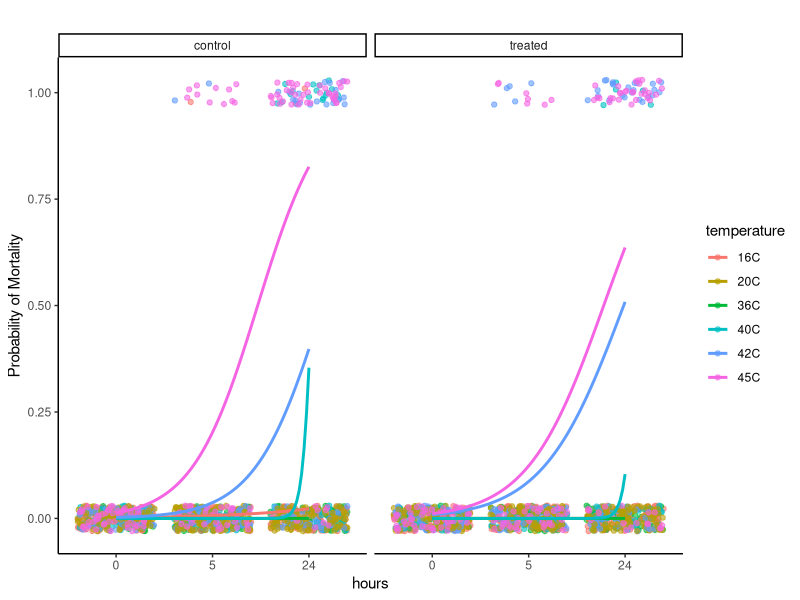
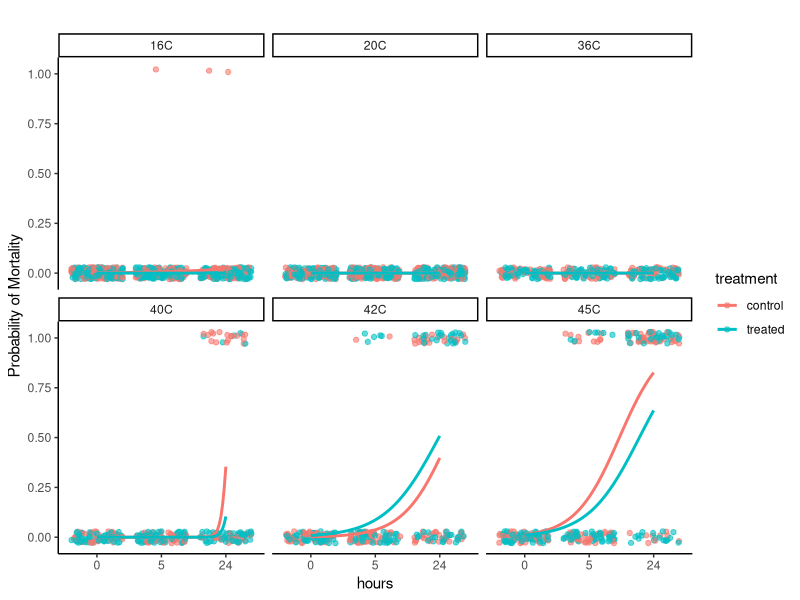
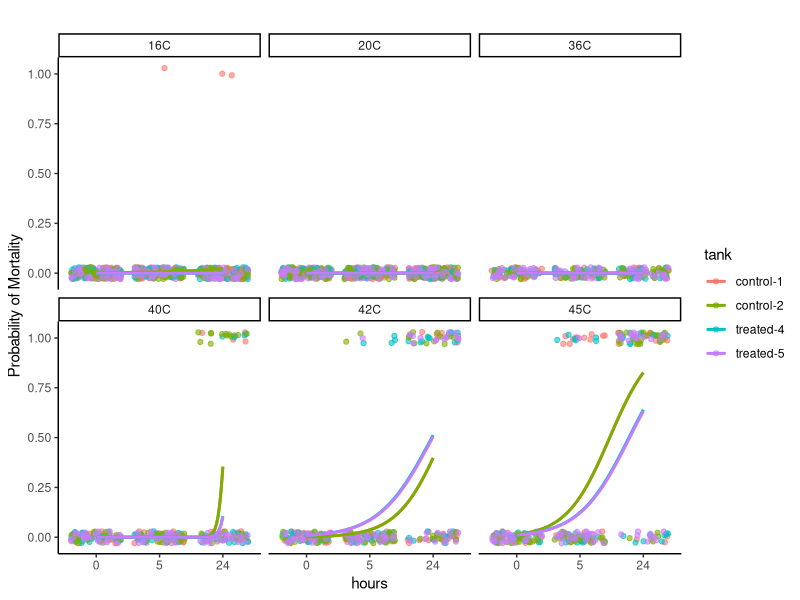
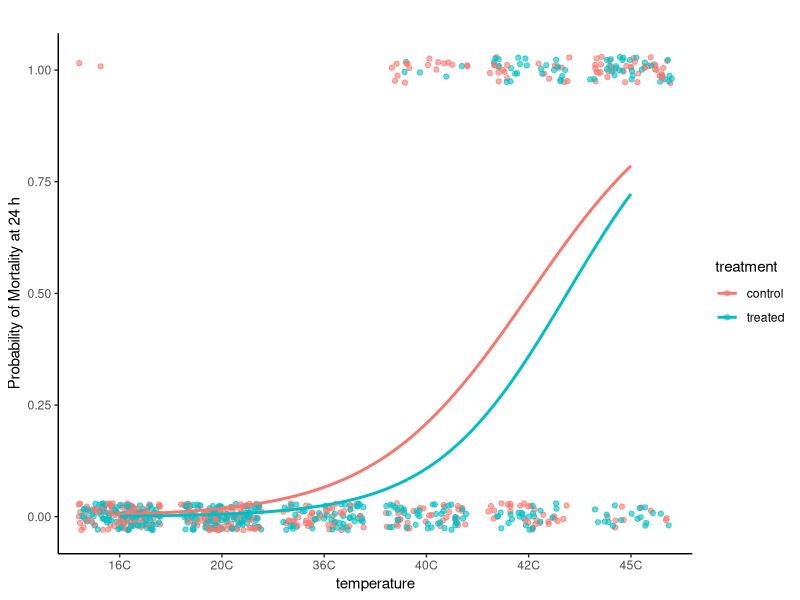
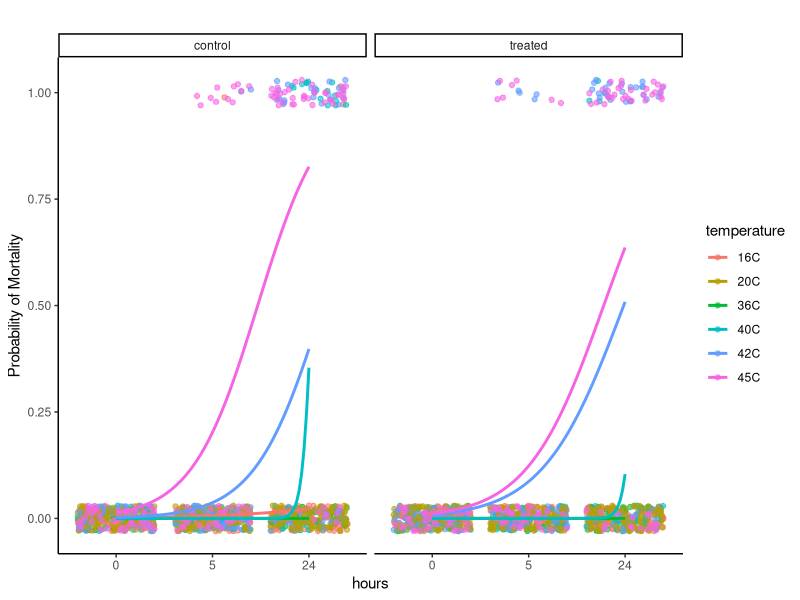
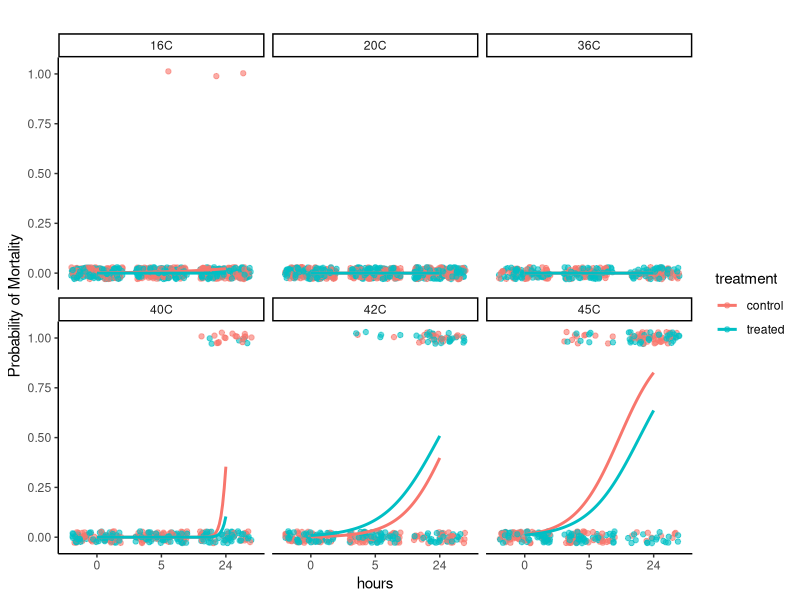
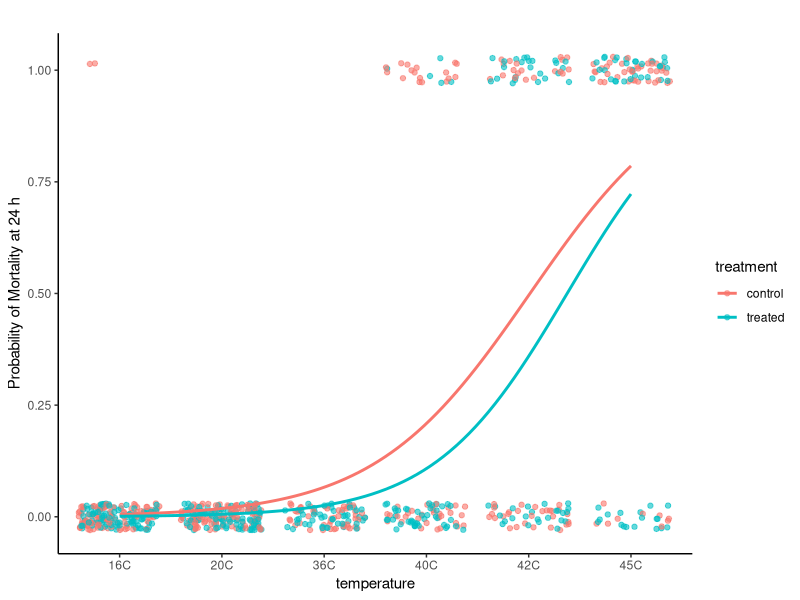

Write the R code that produced these figures, in order.
## ---- chunk 1
knitr::opts_chunk$set(echo = TRUE, warning = FALSE, message = FALSE)
## ---- chunk 2
library(MASS) 
library(tidyverse)
library(ggplot2)
library(readxl)
library(cowplot)
library(lme4)
library(lmerTest)
library(car)
library(effects)
library(emmeans)
## ---- chunk 3
surv<-read_csv("data/survival/survival_assays.csv")%>%mutate(date=as.character(date))%>%select(!notes)#%>%
 #filter(!date=="20250204")
## ---- chunk 4
surv<-surv%>%
  pivot_longer(names_to = "hours", values_to = "mortality", cols=c(`0`:`24`))

surv$hours<-factor(surv$hours, levels=c("0", "5", "24"))
## ---- chunk 5
surv_model<-glmer(mortality ~ temperature * treatment * hours + (1|tank) + (1|treatment:tank), family = binomial(link = "logit"), data=surv)

summary(surv_model)
Anova(surv_model)
## ---- chunk 6
# Generate predicted probabilities
surv$predicted_mortality <- predict(surv_model, type = "response")

# Plot
plot2<-ggplot(surv, aes(x = hours, y = predicted_mortality, color = temperature, fill = temperature, group=temperature)) +
  facet_wrap(~treatment)+
  geom_point(aes(y = mortality), alpha = 0.6, position = position_jitter(height = 0.03)) +
  geom_smooth(method = "glm", method.args = list(family = "binomial"), se = FALSE) +
  #scale_colour_manual(values=c("darkgray", "darkred", "blue"))+
  #scale_fill_manual(values=c("darkgray", "darkred", "blue"))+
  labs(
    title = "",
    y = "Probability of Mortality",
  ) +
  theme_classic();plot2

ggsave(plot2, filename="figures/survival/survival_temperature.png", width=6, height=5)


# Plot
plot2a<-ggplot(surv, aes(x = hours, y = predicted_mortality, color = treatment, fill = treatment, group=treatment)) +
  facet_wrap(~temperature)+
  geom_point(aes(y = mortality), alpha = 0.6, position = position_jitter(height = 0.03)) +
  geom_smooth(method = "glm", method.args = list(family = "binomial"), se = FALSE) +
#  scale_colour_manual(values=c("control"="cyan4", "treated"="orange"))+
 # scale_fill_manual(values=c("control"="cyan4", "treated"="orange"))+
  labs(
    title = "",
    y = "Probability of Mortality",
  ) +
  theme_classic();plot2a 


ggsave(plot2a, filename="figures/survival/mortality_temperature.png", width=6, height=5)
## ---- chunk 7
# Plot
plot3<-ggplot(surv, aes(x = hours, y = predicted_mortality, color = tank, fill = tank, group=tank)) +
  facet_wrap(~temperature)+
  geom_point(aes(y = mortality), alpha = 0.6, position = position_jitter(height = 0.03)) +
  geom_smooth(method = "glm", method.args = list(family = "binomial"), se = FALSE) +
  labs(
    title = "",
    y = "Probability of Mortality",
  ) +
  theme_classic();plot3

## ---- chunk 8
# Plot
plot4<-surv%>%
  filter(hours=="24")%>%
  
  ggplot(aes(x = temperature, y = predicted_mortality, color = treatment, fill = treatment, group=treatment)) +
  geom_point(aes(y = mortality), alpha = 0.6, position = position_jitter(height = 0.03)) +
  geom_smooth(method = "glm", method.args = list(family = "binomial"), se = FALSE) +
#  scale_colour_manual(values=c("control"="cyan4", "treated"="orange"))+
#  scale_fill_manual(values=c("control"="cyan4", "treated"="orange"))+
  labs(
    title = "",
    y = "Probability of Mortality at 24 h",
  ) +
  theme_classic();plot4

ggsave(plot4, filename="figures/survival/mortality_temperature_24h.png", width=6, height=5)
